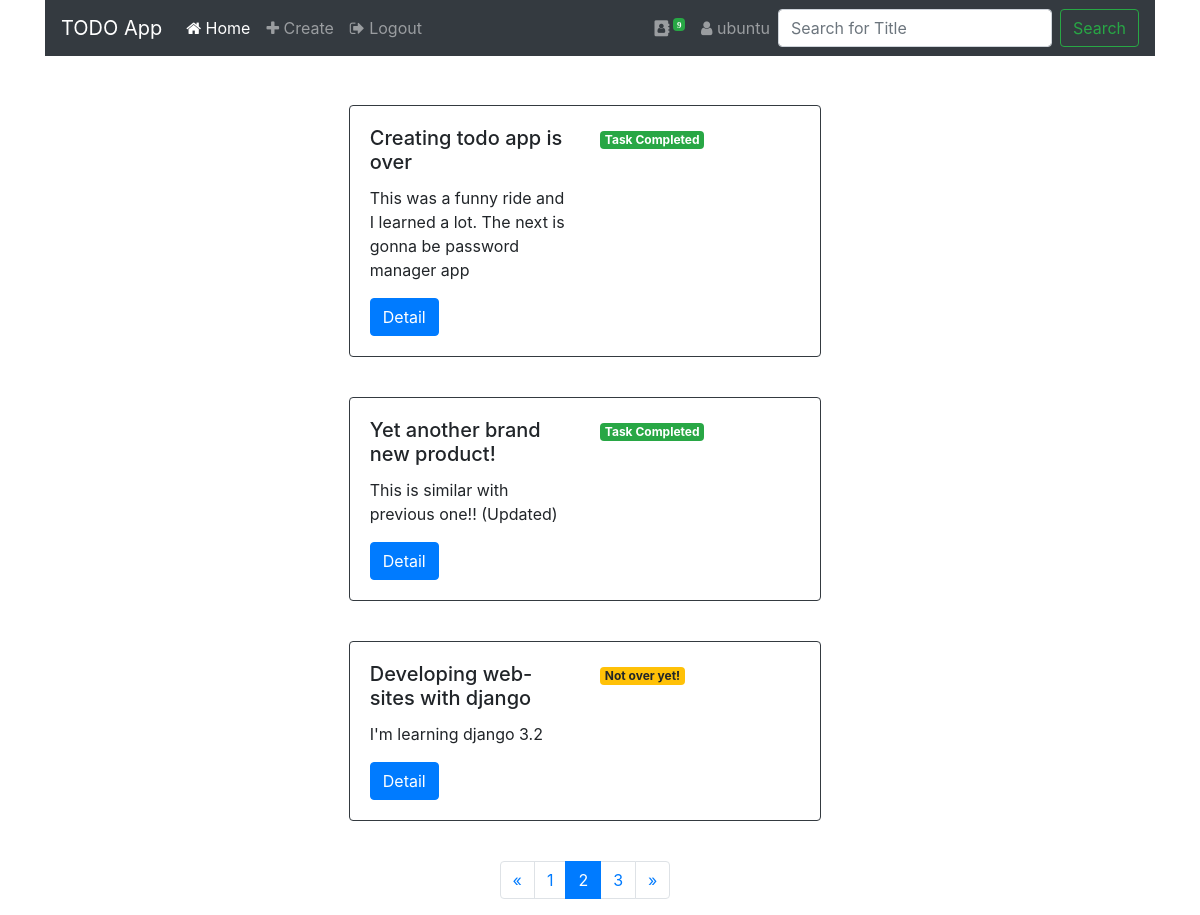
The page /home/?page=2 (signed in) on the database its author committed.
### tasks/models.py (models this page shows, shortened)
class Task(models.Model):
    taskTitle = models.CharField(max_length=200)
    taskContent = models.TextField()
    taskComplete = models.BooleanField(default=False)

### todo/views.py (the view)
# urls.py: path('home/', index_view, name='index'),
@login_required(login_url="/")
def index_view(request, *args, **kwargs):
    tasks_list = Task.objects.all()
    pagination = Paginator(tasks_list, 3)
    page_number = request.GET.get('page')
    page_obj =  pagination.get_page(page_number)
    context = {
        "records" : tasks_list.count(),
        "page_obj" : page_obj,
    }
    return render(request, "home-view.html", context=context)

### templates/home-view.html (shortened to what this page needs)
{% extends 'base.html' %}
{% block record %}
    {{records}}
{% endblock record %}
{% block list %}
        {%for x in page_obj%}
          <div class="row">
             <div class="col-5 mx-auto mt-4">
                <div class="card border-dark mb-3" style="max-width: 80rem;">
                    <div class="card-body">
                    <div class="row">
                        <div class="col">
                            <h5 class="card-title">{{ x.taskTitle }}</h5>
                            <p class="card-text">{{ x.taskContent }}</p>
                        </div>
                        <div class="col justify-content-end">
                            {% if x.taskComplete %}
                                <a href="#" class="badge badge-success">Task Completed</a>
                            {% else %}
                                <a href="#" class="badge badge-warning">Not over yet!</a>
                            {% endif %}
                        </div>
                    </div>
                    <a href="/tasks/{{ x.id }}/" class="btn btn-primary mt-3">Detail</a>
                    </div>
                </div>
            </div>
        </div>
        {%endfor list%}
        <div class="row">
             <div class="col-7 mx-auto mt-4">
                {% if page_obj.has_other_pages %}
                <nav aria-label="...">
                    <ul class="pagination pagination-circle justify-content-center">
                        {% if page_obj.has_previous %}
                            <li class="page-item"><a href="?page={{ page_obj.previous_page_number }}" class="page-link">&laquo;</a></li>
                        {% else %}
                            <li class="page-item disabled"><span class="page-link">&laquo;</span></li>
                        {% endif %}
                        {% for i in page_obj.paginator.page_range %}
                        {% if page_obj.number == i %}
                            <li class="active page-item"><span class="page-link">{{ i }} <span class="sr-only">(current)</span></span></li>
                        {% else %}
                            <li class="page-item"><a href="?page={{ i }}" class="page-link">{{ i }}</a></li>
                        {% endif %}
                        {% endfor %}
                        {% if page_obj.has_next %}
                            <li class="page-item"><a href="?page={{ page_obj.next_page_number }}" class="page-link">&raquo;</a></li>
                        {% else %}
                            <li class="page-item disabled"><span class="page-link">&raquo;</span></li>
                        {% endif %}
                    </ul>
                    </nav>
                    {% endif %}
            </div>
        </div>
{% endblock list%}

### templates/base.html (shortened to what this page needs)
<!doctype html>
<html lang="en">
  <head>
    <link href="https://cdn.jsdelivr.net/npm/bootstrap@5.1.0/dist/css/bootstrap.min.css" rel="stylesheet">
    <link href="//maxcdn.bootstrapcdn.com/bootstrap/4.1.1/css/bootstrap.min.css" rel="stylesheet" id="bootstrap-css">
    <link rel="stylesheet" href="https://cdnjs.cloudflare.com/ajax/libs/font-awesome/4.7.0/css/font-awesome.min.css">
  </head>
  <body>
    <div class="container">
       <nav class="navbar navbar-icon-top navbar-expand-lg navbar-dark bg-dark">
        <a class="navbar-brand" href="#">TODO App</a>
        <div class="collapse navbar-collapse" id="navbarSupportedContent">
          <ul class="navbar-nav mr-auto">
            <li class="nav-item active">
              <a class="nav-link" href="{% url 'index' %}">
                <i class="fa fa-home"></i>
                Home
                </a>
            </li>
            <li>
              <a class="nav-link" href="{% url 'create' %}">
                <i class="fa fa-plus"></i> Create
              </a>
            </li>
            <li>
              <a class="nav-link" href="{% url 'logout' %}">
                <i class="fa fa-sign-out"></i> Logout
              </a>
            </li>
          </ul>
          <ul class="navbar-nav ">
            <li class="nav-item">
              <a class="nav-link" href="#">
                <i class="fa fa-address-book">
                  <sup><span class="badge badge-success">{% block record %}{% endblock record %}</span></sup>
                </i>
              </a>
            </li>
            <li>
              <a class="nav-link" href="#">
                <i class="fa fa-user"></i>
               {% if request.user.is_authenticated %}
                  {{user.username}}
               {% endif %}
              </a>
            </li>
          </ul>
          <form method="GET" action="/tasks/" class="form-inline my-2 my-lg-0">
            <input class="form-control mr-sm-2" type="text" name="q" placeholder="Search for Title" aria-label="Search">
            <button class="btn btn-outline-success my-2 my-sm-0" type="submit">Search</button>
          </form>
        </div>
      </nav>
    </div>
      <div class="conteiner">
      <div class="row justify-content-center">
        <div class="col-7 mx-auto mt-4">
        </div>
      </div>
    </div>
    <div class="conteiner">
      <div class="row">
            {% block list %} {% endblock list%}
      </div>
    </div>
  </body>
</html>

### rows shown on the page
Task: taskTitle "Creating todo app is over", taskContent "This was a funny ride and I learned a lot. The next is gonna be password manager app", taskComplete "Task Completed"
Task: taskTitle "Yet another brand new product!", taskContent "This is similar with previous one!! (Updated)", taskComplete "Task Completed"
Task: taskTitle "Developing web-sites with django", taskContent "I'm learning django 3.2", taskComplete "Not over yet!"

### other values the page prints
{{ records }} "9"
{{ user.username }} "ubuntu"
{{ i }} "1" "3"
{{ i }} "2"
